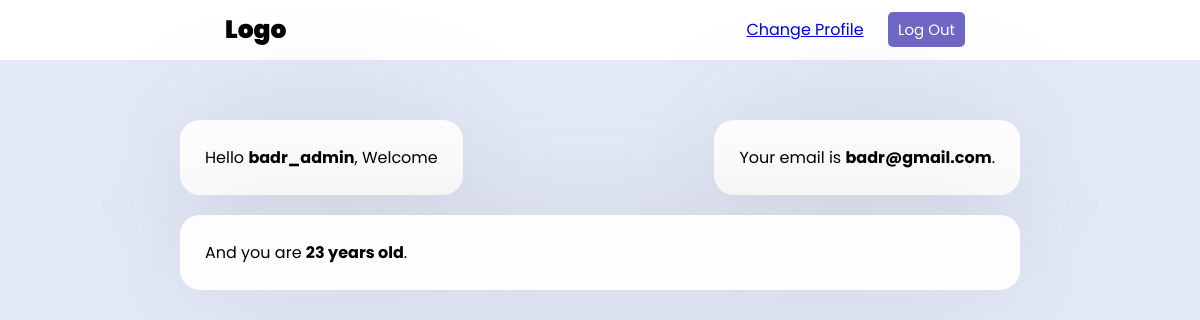
The page / (signed in) on the database its author committed.
### tables this page shows
CREATE TABLE `users` (
  `Id` int(11) NOT NULL,
  `Username` varchar(200) DEFAULT NULL,
  `Email` varchar(200) DEFAULT NULL,
  `Age` int(11) DEFAULT NULL,
  `Password` varchar(200) DEFAULT NULL,
  `verified` tinyint(1) DEFAULT 0,
  `Token` varchar(255) DEFAULT NULL,
  `roles` int(11) NOT NULL DEFAULT 2,
  `permissions` int(11) NOT NULL DEFAULT 2
);

### index.php (the view, shortened to what this page needs)
<?php
   include("php/config.php");
?>
<!DOCTYPE html>
<html lang="en">
<head>
    <link rel="stylesheet" href="style/style.css">
</head>
<body>
  <?php
   include("php/header.php");
  ?>
    <main>
       <div class="main-box top">
          <div class="top">
            <div class="box">
                <p>Hello <b><?php echo $res_Uname ?></b>, Welcome</p>
            </div>
            <div class="box">
                <p>Your email is <b><?php echo $res_Email ?></b>.</p>
            </div>
          </div>
          <div class="bottom">
            <div class="box">
                <p>And you are <b><?php echo $res_Age ?> years old</b>.</p>
            </div>
          </div>
       </div>
    </main>
</body>
</html>

### style/style.css (style rules this page uses)
* { padding: 0; margin: 0; box-sizing: border-box; font-family: 'Poppins',sans-serif; }
body { background: #e4e9f7; }
.box { background: #fdfdfd; display: flex; flex-direction: column; padding: 25px 25px; border-radius: 20px; box-shadow: 0 0 128px 0 rgba(0,0,0,0.1), 0 32px 64px -48px rgba(0,0,0,0.5); }
main { display: flex; align-items: center; justify-content: center; margin-top: 60px; }
.main-box { display: flex; flex-direction: column; width: 70%; }
.main-box .top { display: flex; flex-direction: row; justify-content: space-between; }
.bottom { width: 100%; margin-top: 20px; }

### rows shown on the page
users: Username "badr_admin", Email "badr@gmail.com", Age "23"
